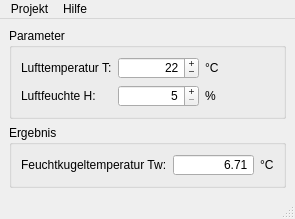
<?xml version="1.0" encoding="UTF-8"?>
<ui version="4.0">
 <class>MainWindow</class>
 <widget class="QMainWindow" name="MainWindow">
  <property name="geometry">
   <rect>
    <x>0</x>
    <y>0</y>
    <width>250</width>
    <height>215</height>
   </rect>
  </property>
  <property name="windowTitle">
   <string>BulpTempCalc v1.0</string>
  </property>
  <property name="windowIcon">
   <iconset resource="icons.qrc">
    <normaloff>:/gfx/accessories-calculator-4.ico</normaloff>:/gfx/accessories-calculator-4.ico</iconset>
  </property>
  <property name="unifiedTitleAndToolBarOnMac">
   <bool>true</bool>
  </property>
  <widget class="QWidget" name="centralwidget">
   <layout class="QGridLayout" name="gridLayout_5">
    <item row="0" column="0">
     <widget class="QGroupBox" name="groupBox">
      <property name="title">
       <string>Parameter</string>
      </property>
      <layout class="QGridLayout" name="gridLayout_2">
       <item row="0" column="0">
        <layout class="QGridLayout" name="gridLayout">
         <item row="0" column="0">
          <widget class="QLabel" name="lblTemp">
           <property name="text">
            <string>Lufttemperatur T:</string>
           </property>
           <property name="buddy">
            <cstring>sbTemp</cstring>
           </property>
          </widget>
         </item>
         <item row="0" column="1">
          <widget class="QSpinBox" name="sbTemp">
           <property name="minimumSize">
            <size>
             <width>81</width>
             <height>22</height>
            </size>
           </property>
           <property name="statusTip">
            <string>Eingabe: Umgebungstemperatur</string>
           </property>
           <property name="alignment">
            <set>Qt::AlignRight|Qt::AlignTrailing|Qt::AlignVCenter</set>
           </property>
           <property name="buttonSymbols">
            <enum>QAbstractSpinBox::PlusMinus</enum>
           </property>
           <property name="accelerated">
            <bool>true</bool>
           </property>
           <property name="minimum">
            <number>-20</number>
           </property>
           <property name="maximum">
            <number>50</number>
           </property>
           <property name="value">
            <number>22</number>
           </property>
          </widget>
         </item>
         <item row="0" column="2">
          <widget class="QLabel" name="label_3">
           <property name="text">
            <string>°C</string>
           </property>
          </widget>
         </item>
         <item row="1" column="0">
          <widget class="QLabel" name="lblWet">
           <property name="text">
            <string>Luftfeuchte H:</string>
           </property>
           <property name="buddy">
            <cstring>sbWet</cstring>
           </property>
          </widget>
         </item>
         <item row="1" column="1">
          <widget class="QSpinBox" name="sbWet">
           <property name="minimumSize">
            <size>
             <width>81</width>
             <height>22</height>
            </size>
           </property>
           <property name="statusTip">
            <string>Eingabe: Relative Luftfeuchte in %</string>
           </property>
           <property name="alignment">
            <set>Qt::AlignRight|Qt::AlignTrailing|Qt::AlignVCenter</set>
           </property>
           <property name="buttonSymbols">
            <enum>QAbstractSpinBox::PlusMinus</enum>
           </property>
           <property name="accelerated">
            <bool>true</bool>
           </property>
           <property name="minimum">
            <number>5</number>
           </property>
           <property name="maximum">
            <number>99</number>
           </property>
          </widget>
         </item>
         <item row="1" column="2">
          <widget class="QLabel" name="label_4">
           <property name="text">
            <string>%</string>
           </property>
          </widget>
         </item>
        </layout>
       </item>
      </layout>
     </widget>
    </item>
    <item row="1" column="0">
     <widget class="QGroupBox" name="groupBox_2">
      <property name="title">
       <string>Ergebnis</string>
      </property>
      <layout class="QGridLayout" name="gridLayout_4">
       <item row="0" column="0">
        <layout class="QGridLayout" name="gridLayout_3">
         <item row="0" column="0">
          <widget class="QLabel" name="lblResult">
           <property name="text">
            <string>Feuchtkugeltemperatur Tw:</string>
           </property>
           <property name="buddy">
            <cstring>sbResult</cstring>
           </property>
          </widget>
         </item>
         <item row="0" column="2">
          <widget class="QLabel" name="label_5">
           <property name="text">
            <string>°C</string>
           </property>
          </widget>
         </item>
         <item row="0" column="1">
          <widget class="QDoubleSpinBox" name="sbResult">
           <property name="minimumSize">
            <size>
             <width>81</width>
             <height>22</height>
            </size>
           </property>
           <property name="statusTip">
            <string>Ausgabe: Berechnete Feuchtkugeltemperatur</string>
           </property>
           <property name="alignment">
            <set>Qt::AlignRight|Qt::AlignTrailing|Qt::AlignVCenter</set>
           </property>
           <property name="readOnly">
            <bool>true</bool>
           </property>
           <property name="buttonSymbols">
            <enum>QAbstractSpinBox::NoButtons</enum>
           </property>
           <property name="accelerated">
            <bool>true</bool>
           </property>
           <property name="minimum">
            <double>-2000000.000000000000000</double>
           </property>
           <property name="value">
            <double>6.710000000000000</double>
           </property>
          </widget>
         </item>
        </layout>
       </item>
      </layout>
     </widget>
    </item>
   </layout>
  </widget>
  <widget class="QMenuBar" name="menubar">
   <property name="geometry">
    <rect>
     <x>0</x>
     <y>0</y>
     <width>250</width>
     <height>22</height>
    </rect>
   </property>
   <widget class="QMenu" name="menuProjekt">
    <property name="title">
     <string>Projekt</string>
    </property>
    <addaction name="actionNeu"/>
    <addaction name="separator"/>
    <addaction name="actionEnde"/>
   </widget>
   <widget class="QMenu" name="menuHilfe">
    <property name="title">
     <string>Hilfe</string>
    </property>
    <addaction name="actionWas_ist_Feuchttemperatur"/>
    <addaction name="separator"/>
    <addaction name="action_About"/>
    <addaction name="action_aboutQt"/>
   </widget>
   <addaction name="menuProjekt"/>
   <addaction name="menuHilfe"/>
  </widget>
  <widget class="QStatusBar" name="statusbar"/>
  <action name="actionNeu">
   <property name="text">
    <string>Neu...</string>
   </property>
   <property name="shortcut">
    <string>Ctrl+N</string>
   </property>
  </action>
  <action name="actionEnde">
   <property name="text">
    <string>Ende</string>
   </property>
   <property name="shortcut">
    <string>Ctrl+Q</string>
   </property>
  </action>
  <action name="actionWas_ist_Feuchttemperatur">
   <property name="text">
    <string>Was ist Feuchttemperatur?</string>
   </property>
   <property name="shortcut">
    <string>F1</string>
   </property>
  </action>
  <action name="action_About">
   <property name="text">
    <string>Über das Programm...</string>
   </property>
   <property name="shortcut">
    <string>?</string>
   </property>
  </action>
  <action name="action_aboutQt">
   <property name="text">
    <string>Über Qt...</string>
   </property>
   <property name="shortcut">
    <string>Alt+Q</string>
   </property>
  </action>
 </widget>
 <resources>
  <include location="icons.qrc"/>
 </resources>
 <connections/>
</ui>
